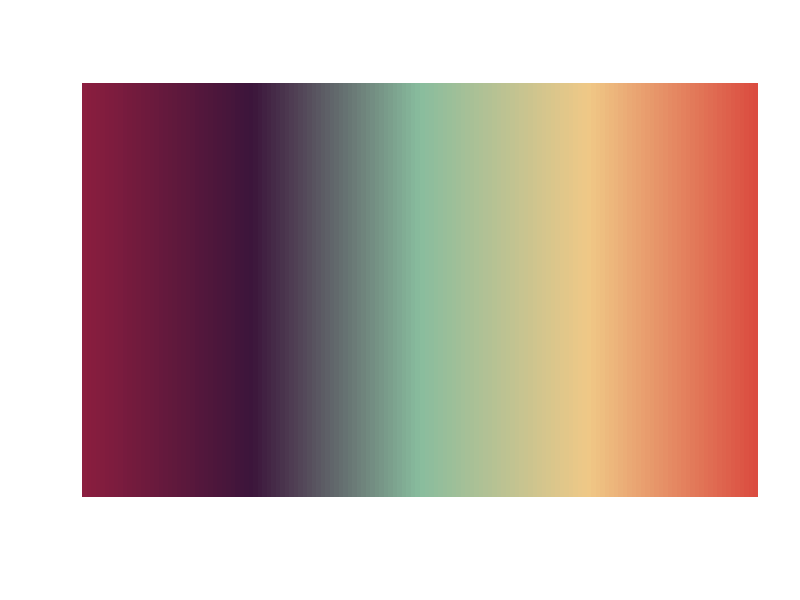
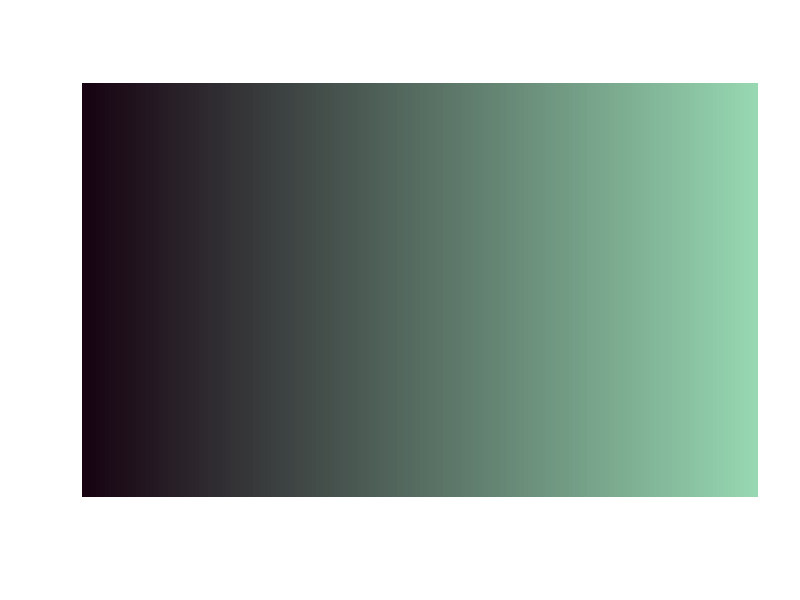

These figures' R source, in order:
## ---- chunk 1
gradientMyCols <- function(img = FALSE, ...){
  # Capture colors as arguments
  colors <- list(...)
  # Check if fewer than 2 colors provided
  if(length(colors) < 2){
    stop("You must provide minimum 2 colors")}
  
  if(length(colors) > 10){ # currently limit max to 10. Will expand. Remember to scale palette_fn call  
    warning("Only 10 colors will be used. More than 10 were input")
    colors <- colors[1:10]}

  colors <- unlist(colors) # colors to character vector 
  # Create the color gradient
  palette_fn <- colorRampPalette(colors, bias = 1) # grDevices function 
  # If img true, generate gradient image
  if (img) {
    gradientColors <- palette_fn(150)  # Generate 150 colors for gradient, relatively smooth
    # Plot gradient
    # currently blank labels...
    image(1:150, 1, as.matrix(1:150), xlab = '', ylab='', col = gradientColors, useRaster = TRUE, axes = FALSE)} # end image 
    return(palette_fn)}# end function
## ---- chunk 2
myGradient <- gradientMyCols(0,"#8B1E3F", "#3C153B", "#89BD9E") # no image but save gradient to var name 
gradientMyCols(1, "#8B1E3F", "#3C153B", "#89BD9E", "#F0C987", "#DB4C40") # image 
gradientMyCols(1,"#170312", "#97D8B2")
